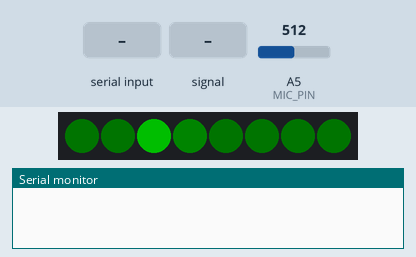
Recording of a sketch running on a simulated Arduino Uno, built with avr-gcc and run on an emulated ATmega328P. Parts: 8 RGB LEDs in strip order, left to right, the last lines printed to the serial monitor. The test bench sets the inputs (shaded band); at power-on: A5 (MIC_PIN) = 512. Dim RGB values are drawn brighter than linear; random numbers use the default seed unless the sketch sets one; the audio player accepts every command and is not drawn.

Above: at 13.17 s.
13.2 s: "f" received over the second serial link
At 14.47 s:
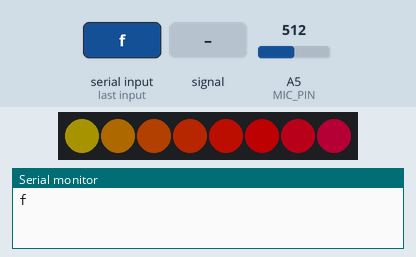
At 15.08 s:
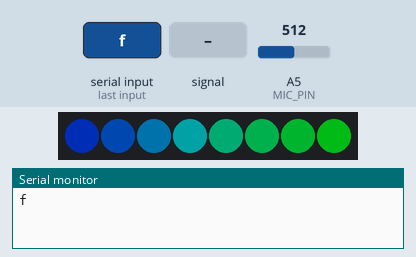
17.6 s: "f" received over the second serial link
At 20.93 s:
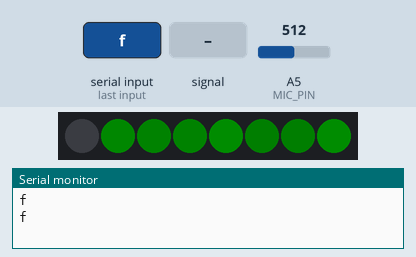
21.2 s: "1" received over the second serial link
23.1 s: A5 (MIC_PIN) fed a 200 Hz sine of ±255 counts around its level
At 23.26 s:
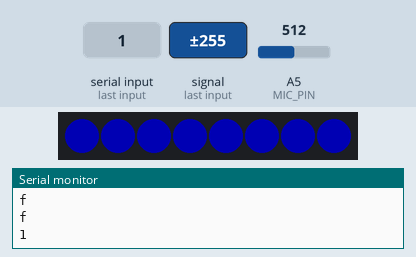
25.5 s: A5 (MIC_PIN) fed a 2 Hz sine of ±306 counts around its level
27.1 s: A5 (MIC_PIN) set to 716
Timing chart, 0 to 29.7 s (numbered marks = the images above; inputs shaded):
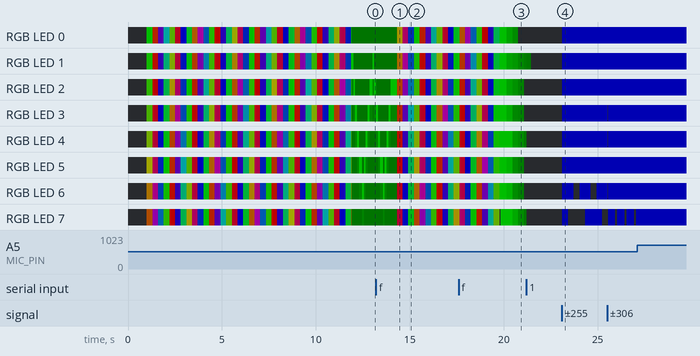

Measured:
- after the input at 23.1 s, RGB LED 0–5: off → RGB(0, 0, 61) at once; RGB LED 6: alternates RGB(0, 0, 61) for 0.62 s and off for 0.30 s, starting at once; RGB LED 7: off → RGB(0, 0, 61) at once, → off 0.33 s later, → RGB(0, 0, 61) 0.90 s later, → off 0.90 s later; the LEDs: change at once (image 4)
- after the input at 27.1 s, every drawn part: stays the same

The sketch:

37_xbox_ok.ino
```cpp
#include <SoftwareSerial.h>
#include <DFPlayer_Mini_Mp3.h>
#include <Adafruit_NeoPixel.h>
#include "FastLED.h"
#include <EEPROM.h>
#define N_PIXELS  8  // Number of pixels in strand
#define MIC_PIN   A5  // Microphone is attached to this analog pin
#define LED_PIN    8  // NeoPixel LED strand is connected to this pin
#define DC_OFFSET  0  // DC offset in mic signal - if unusure, leave 0
#define NOISE     70  // Noise/hum/interference in mic signal
#define SAMPLES   40  // Length of buffer for dynamic level adjustment
#define TOP       (N_PIXELS + 2) // Allow dot to go slightly off scale
#define PEAK_FALL 20  // Rate of peak falling dot

byte
  peak      = 0,      // Used for falling dot
  dotCount  = 0,      // Frame counter for delaying dot-falling speed
  volCount  = 0;      // Frame counter for storing past volume data
int
  vol[SAMPLES],       // Collection of prior volume samples
  lvl       = 20,      // Current "dampened" audio level
  minLvlAvg = 0,      // For dynamic adjustment of graph low & high
  maxLvlAvg = 512;
#define NUM_LEDS 8
CRGB leds[NUM_LEDS];
#define PIN 5
int qa = 0;
int sound = 0;
int sound1 = 0;
int neopixel = 0;
int soundv = 0;
const int ledPin = 5;     // the number of the neopixel strip
const int numLeds = 8;
Adafruit_NeoPixel strip = Adafruit_NeoPixel(numLeds, ledPin, NEO_GRB + NEO_KHZ800);
SoftwareSerial secondarySerial(7, 8); // RX, TX
 SoftwareSerial bt_iletisim(2,3);
void setup() {
    Serial.begin(9600);
    bt_iletisim.begin(9600);
secondarySerial.begin (9600);
mp3_set_serial (secondarySerial); //set Serial for DFPlayer-mini mp3 module
mp3_set_volume (20);
analogReference(EXTERNAL);
  memset(vol, 0, sizeof(vol));
   strip.begin();
  strip.setBrightness(80); // 1/3 brightness
  delay(1000);
mp3_play (1);
//delay(3000);
 FastLED.addLeds<WS2811, PIN, GRB>(leds, NUM_LEDS).setCorrection( TypicalLEDStrip );
 for(int i=0; i<2; i++){
//   rainbow(30);
 rainbowCycle(20);
 }
}

void loop() {
  sound=0;
  sound1=0;
  if(neopixel == 0){
   CylonBounce(0, 255, 0, 1, 10, 50);
  }
    if(neopixel == 1){
   rainbowCycle(20);
  }
     if(neopixel == 2){
    meteorRain(0,255,0,10, 64, true, 30);
  }
       if(neopixel == 3){
   RunningLights(0,255,0, 50);
  }
  if(neopixel == 4){
  uint8_t  i;
  uint16_t minLvl, maxLvl;
  int      n, height;
  n   = analogRead(MIC_PIN);                  // Raw reading from mic
  n   = abs(n - 512 - DC_OFFSET); // Center on zero
  n   = (n <= NOISE) ? 0 : (n - NOISE);             // Remove noise/hum
  lvl = ((lvl * 7) + n) >> 3;    // "Dampened" reading (else looks twitchy)

  // Calculate bar height based on dynamic min/max levels (fixed point):
  height = TOP * (lvl - minLvlAvg) / (long)(maxLvlAvg - minLvlAvg);

  if(height < 0L)       height = 0;      // Clip output
  else if(height > TOP) height = TOP;
  if(height > peak)     peak   = height; // Keep 'peak' dot at top


  // Color pixels based on rainbow gradient
  for(i=0; i<N_PIXELS; i++) {
    if(i >= height)               strip.setPixelColor(i,   0,   0, 0);
    else strip.setPixelColor(i,Wheel(map(i,0,strip.numPixels()-1,30,150)));

  }


  // Draw peak dot
  if(peak > 0 && peak <= N_PIXELS-1) strip.setPixelColor(peak,Wheel(map(peak,0,strip.numPixels()-1,30,150)));

   strip.show(); // Update strip

// Every few frames, make the peak pixel drop by 1:

    if(++dotCount >= PEAK_FALL) { //fall rate

      if(peak > 0) peak--;
      dotCount = 0;
    }


  vol[volCount] = n;                      // Save sample for dynamic leveling
  if(++volCount >= SAMPLES) volCount = 0; // Advance/rollover sample counter

  // Get volume range of prior frames
  minLvl = maxLvl = vol[0];
  for(i=1; i<SAMPLES; i++) {
    if(vol[i] < minLvl)      minLvl = vol[i];
    else if(vol[i] > maxLvl) maxLvl = vol[i];
  }
  // minLvl and maxLvl indicate the volume range over prior frames, used
  // for vertically scaling the output graph (so it looks interesting
  // regardless of volume level).  If they're too close together though
  // (e.g. at very low volume levels) the graph becomes super coarse
  // and 'jumpy'...so keep some minimum distance between them (this
  // also lets the graph go to zero when no sound is playing):
  if((maxLvl - minLvl) < TOP) maxLvl = minLvl + TOP;
  minLvlAvg = (minLvlAvg * 63 + minLvl) >> 6; // Dampen min/max levels
  maxLvlAvg = (maxLvlAvg * 63 + maxLvl) >> 6; // (fake rolling average)
  }
  if(soundv==1){
    mp3_set_volume(5);
  }
    if(soundv==2){
    mp3_set_volume(10);
  }
    if(soundv==3){
    mp3_set_volume(15);
  }
    if(soundv==4){
    mp3_set_volume(20);
  }
    if(soundv==5){
    mp3_set_volume(25);
  }
    if(soundv==6){
    mp3_set_volume(30);
  }
   bt_iletisim.listen();
  if(bt_iletisim.available())
   {
    char data=bt_iletisim.read();
     Serial.println(data);
     {
if(data=='1')
{
  if(sound<1){
    mp3_play(3);
//mp3_next ();
sound++;
  }
  neopixel=4;
 }
if(data=='2')
{
  if(sound<1){
    mp3_play(4);
//mp3_next ();
sound++;
  }
 neopixel=4;
 }
if(data=='3')
{
  if(sound<1){
    mp3_play(5);
//mp3_next ();
sound++;
  }
   neopixel=4;
}
if(data=='4')
{
  if(sound<1){
    mp3_play(6);
//mp3_next ();
sound++;
  }
  neopixel=4;
  }
  if(data=='5')
{
  if(sound<1){
    mp3_play(7);
//mp3_next ();
sound++;
  }
  neopixel=4;
  }
if(data=='s')
{
if(soundv==7){
  soundv=0;
}
else{
  soundv++;
}
}
if(data=='d')
{
  //secondarySerial.listen();
   mp3_pause ();
//bt_iletisim.listen();
}
if(data=='v')
{
  //secondarySerial.listen();
   mp3_play ();
//bt_iletisim.listen();
}
if(data=='l')
{
  mp3_set_volume (20);
mp3_play (2);
}
if(data=='f')
{
  if(neopixel==4){
    neopixel=0;
  }
  else{
neopixel++;
}}
}
}
}
void RunningLights(byte red, byte green, byte blue, int WaveDelay) {
  int Position=0;

  for(int j=0; j<30*2; j++)
  {
      Position++; // = 0; //Position + Rate;
      for(int i=0; i<30; i++) {
        // sine wave, 3 offset waves make a rainbow!
        //float level = sin(i+Position) * 127 + 128;
        //setPixel(i,level,0,0);
        //float level = sin(i+Position) * 127 + 128;
        setPixel(i,((sin(i+Position) * 127 + 128)/255)*red,
                   ((sin(i+Position) * 127 + 128)/255)*green,
                   ((sin(i+Position) * 127 + 128)/255)*blue);
      }

      showStrip();
      delay(WaveDelay);
  }
}
void meteorRain(byte red, byte green, byte blue, byte meteorSize, byte meteorTrailDecay, boolean meteorRandomDecay, int SpeedDelay) {
  setAll(0,0,0);

  for(int i = 0; i < 30+30; i++) {


    // fade brightness all LEDs one step
    for(int j=0; j<30; j++) {
      if( (!meteorRandomDecay) || (random(10)>5) ) {
        fadeToBlack(j, meteorTrailDecay );
      }
    }

    // draw meteor
    for(int j = 0; j < meteorSize; j++) {
      if( ( i-j <30) && (i-j>=0) ) {
        setPixel(i-j, red, green, blue);
      }
    }

    showStrip();
    delay(SpeedDelay);
  }
}

void fadeToBlack(int ledNo, byte fadeValue) {
 #ifdef ADAFRUIT_NEOPIXEL_H
    // NeoPixel
    uint32_t oldColor;
    uint8_t r, g, b;
    int value;

    oldColor = strip.getPixelColor(ledNo);
    r = (oldColor & 0x00ff0000UL) >> 16;
    g = (oldColor & 0x0000ff00UL) >> 8;
    b = (oldColor & 0x000000ffUL);

    r=(r<=10)? 0 : (int) r-(r*fadeValue/256);
    g=(g<=10)? 0 : (int) g-(g*fadeValue/256);
    b=(b<=10)? 0 : (int) b-(b*fadeValue/256);

    strip.setPixelColor(ledNo, r,g,b);
 #endif
 #ifndef ADAFRUIT_NEOPIXEL_H
   // FastLED
   leds[ledNo].fadeToBlackBy( fadeValue );
 #endif
}
void CylonBounce(byte red, byte green, byte blue, int EyeSize, int SpeedDelay, int ReturnDelay){

  for(int i = 0; i < NUM_LEDS-EyeSize-2; i++) {
    setAll(0,0,0);
    setPixel(i, red/10, green/10, blue/10);
    for(int j = 1; j <= EyeSize; j++) {
      setPixel(i+j, red, green, blue);
    }
    setPixel(i+EyeSize+1, red/10, green/10, blue/10);
    setPixel(i+EyeSize+2, red/10, green/50, blue/10);
    setPixel(i+EyeSize+3, red/10, green/50, blue/10);
    setPixel(i+EyeSize+4, red/10, green/50, blue/10);
    setPixel(i+EyeSize+5, red/10, green/50, blue/10);
    setPixel(i+EyeSize+6, red/10, green/50, blue/10);
    setPixel(i+EyeSize+7, red/10, green/50, blue/10);
    setPixel(i+EyeSize+8, red/10, green/50, blue/10);
    setPixel(i+EyeSize-1, red/10, green/50, blue/10);
    setPixel(i+EyeSize-2, red/10, green/50, blue/10);
    setPixel(i+EyeSize-3, red/10, green/50, blue/10);
    setPixel(i+EyeSize-4, red/10, green/50, blue/10);
    setPixel(i+EyeSize-5, red/10, green/50, blue/10);
    setPixel(i+EyeSize-6, red/10, green/50, blue/10);
    setPixel(i+EyeSize-7, red/10, green/50, blue/10);
    setPixel(i+EyeSize-9, red/10, green/50, blue/10);
    showStrip();
    delay(100);
  }

  delay(ReturnDelay);

  for(int i = NUM_LEDS-EyeSize-2; i > 0; i--) {
    setAll(0,0,0);
    setPixel(i, red/10, green/10, blue/10);
    for(int j = 1; j <= EyeSize; j++) {
      setPixel(i+j, red, green, blue);
    }
    setPixel(i+EyeSize+1, red/10, green/10, blue/10);
    setPixel(i+EyeSize+2, red/10, green/50, blue/10);
    setPixel(i+EyeSize+3, red/10, green/50, blue/10);
    setPixel(i+EyeSize+4, red/10, green/50, blue/10);
    setPixel(i+EyeSize+5, red/10, green/50, blue/10);
    setPixel(i+EyeSize+6, red/10, green/50, blue/10);
    setPixel(i+EyeSize+7, red/10, green/50, blue/10);
    setPixel(i+EyeSize+8, red/10, green/50, blue/10);
    setPixel(i+EyeSize-1, red/10, green/50, blue/10);
    setPixel(i+EyeSize-2, red/10, green/50, blue/10);
    setPixel(i+EyeSize-3, red/10, green/50, blue/10);
    setPixel(i+EyeSize-4, red/10, green/50, blue/10);
    setPixel(i+EyeSize-5, red/10, green/50, blue/10);
    setPixel(i+EyeSize-6, red/10, green/50, blue/10);
    setPixel(i+EyeSize-7, red/10, green/50, blue/10);
    setPixel(i+EyeSize-9, red/10, green/50, blue/10);
    showStrip();
    delay(100);
  }

  delay(ReturnDelay);
}
void rainbowCycle(int SpeedDelay) {
  byte *c;
  uint16_t i, j;

  for(j=0; j<256*5; j++) { // 5 cycles of all colors on wheel
    for(i=0; i< 30; i++) {
      c=Wheel(((i * 256 / 30) + j) & 255);
      setPixel(i, *c, *(c+1), *(c+2));
    }
    showStrip();
    delay(3);
  }
}

byte * Wheel(byte WheelPos) {
  static byte c[3];

  if(WheelPos < 85) {
   c[0]=WheelPos * 3;
   c[1]=255 - WheelPos * 3;
   c[2]=0;
  } else if(WheelPos < 170) {
   WheelPos -= 85;
   c[0]=255 - WheelPos * 3;
   c[1]=0;
   c[2]=WheelPos * 3;
  } else {
   WheelPos -= 170;
   c[0]=0;
   c[1]=WheelPos * 3;
   c[2]=255 - WheelPos * 3;
  }

  return c;
}
void rainbow(uint8_t wait) {
  uint16_t i, j;

  for(j=0; j<256; j++) {
    for(i=0; i<strip.numPixels(); i++) {
      strip.setPixelColor(i, Wheel2((i*1+j) & 255));
    }
    strip.show();
    delay(10);
  }
}
uint32_t Wheel2(byte WheelPos2) {
  if(WheelPos2 < 85) {
    return strip.Color(WheelPos2 * 3, 255 - WheelPos2 * 3, 0);
  }
  else if(WheelPos2 < 170) {
    WheelPos2 -= 85;
    return strip.Color(255 - WheelPos2 * 3, 0, WheelPos2 * 3);
  }
  else {
    WheelPos2 -= 170;
    return strip.Color(0, WheelPos2 * 3, 255 - WheelPos2 * 3);
  }
}
//--------------------------------------------------------------------------------------------
void showStrip() {
 #ifdef ADAFRUIT_NEOPIXEL_H
   // NeoPixel
   strip.show();
 #endif
 #ifndef ADAFRUIT_NEOPIXEL_H
   // FastLED
   FastLED.show();
 #endif
}

// Set a LED color (not yet visible)
void setPixel(int Pixel, byte red, byte green, byte blue) {
 #ifdef ADAFRUIT_NEOPIXEL_H
   // NeoPixel
   strip.setPixelColor(Pixel, strip.Color(red, green, blue));
 #endif
 #ifndef ADAFRUIT_NEOPIXEL_H
   // FastLED
   leds[Pixel].r = red;
   leds[Pixel].g = green;
   leds[Pixel].b = blue;
 #endif
}

// Set all LEDs to a given color and apply it (visible)
void setAll(byte red, byte green, byte blue) {
  for(int i = 0; i < NUM_LEDS; i++ ) {
    setPixel(i, red, green, blue);
  }
  showStrip();
}
```
